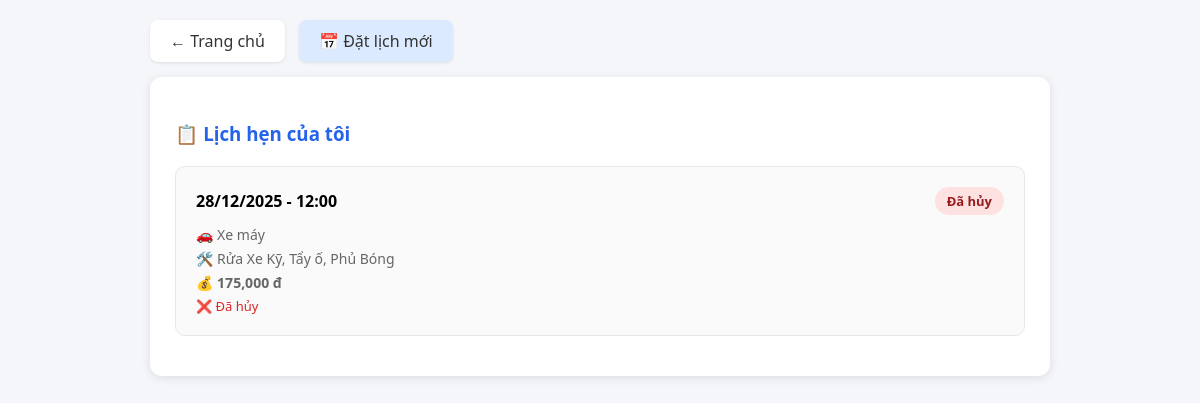
/lichcuatoi.php (signed in), run on the app's committed database.
### tables this page shows
CREATE TABLE IF NOT EXISTS `dat_lich` (
  `MaDatLich` int NOT NULL AUTO_INCREMENT,
  `MaNguoiDung` int NOT NULL,
  `NgayDat` date NOT NULL,
  `GioDat` time NOT NULL,
  `LoaiXe` varchar(50) DEFAULT NULL,
  `GhiChu` text,
  `TongTien` decimal(15,2) DEFAULT '0.00',
  `TrangThai` enum('Mới','Đang xử lý','Đã hoàn thành','Đã hủy') DEFAULT 'Mới',
  `NgayTao` datetime DEFAULT CURRENT_TIMESTAMP,
  `TrangThaiThongBao` tinyint(1) DEFAULT '0',
  PRIMARY KEY (`MaDatLich`),
  KEY `idx_NgayGio` (`NgayDat`,`GioDat`),
  KEY `idx_TrangThai` (`TrangThai`),
  KEY `MaNguoiDung` (`MaNguoiDung`)
);

### lichcuatoi.php (the view, shortened to what this page needs)
<?php
require_once 'database.php';
$username = $_SESSION['TenDangNhap'];
$getUser = $conn->prepare("SELECT MaNguoiDung FROM nguoi_dung WHERE TenDangNhap = ?");
$getUser->bind_param("s", $username);
$getUser->execute();
$user = $getUser->get_result()->fetch_assoc();
$userID = $user['MaNguoiDung'];
$bookings = $conn->prepare("
    SELECT
        dl.MaDatLich, dl.NgayDat, dl.GioDat, dl.LoaiXe, dl.TongTien, dl.TrangThai,
        GROUP_CONCAT(dv.TenDichVu SEPARATOR ', ') AS DichVu,
        TIMESTAMPDIFF(SECOND, NOW(), CONCAT(dl.NgayDat, ' ', dl.GioDat)) AS TimeLeft
    FROM dat_lich dl
    LEFT JOIN chi_tiet_dat_lich ct ON dl.MaDatLich = ct.MaDatLich
    LEFT JOIN dich_vu dv ON ct.MaDichVu = dv.MaDichVu
    WHERE dl.MaNguoiDung = ?
    GROUP BY dl.MaDatLich
    ORDER BY dl.NgayDat DESC, dl.GioDat DESC
    LIMIT 20
");
$bookings->bind_param("i", $userID);
$bookings->execute();
$result = $bookings->get_result();
?>
<!DOCTYPE html>
<html lang="vi">
<head>
</head>
<body>
<div class="container">
    <a href="index.php" class="back-btn">← Trang chủ</a>
    <a href="datlich.php" class="back-btn" style="background:#dbeafe;">📅 Đặt lịch mới</a>
    <div class="card">
        <h3>📋 Lịch hẹn của tôi</h3>
        <?php if ($result->num_rows > 0): ?>
            <?php while ($booking = $result->fetch_assoc()): ?>
            <?php
            $canCancel = ($booking['TrangThai'] == 'Mới' && $booking['TimeLeft'] >= 7200);
            $hoursLeft = floor($booking['TimeLeft'] / 3600);
            $minutesLeft = floor(($booking['TimeLeft'] % 3600) / 60);
            ?>
            <div class="booking-item">
                <div class="booking-header">
                    <div>
                        <strong><?= date('d/m/Y', strtotime($booking['NgayDat'])) ?> - <?= date('H:i', strtotime($booking['GioDat'])) ?></strong>
                    </div>
                    <span class="status-badge badge-<?=
                        $booking['TrangThai']=='Mới'?'new':
                        ($booking['TrangThai']=='Đang xử lý'?'processing':
                        ($booking['TrangThai']=='Đã hoàn thành'?'completed':'cancelled'))
                    ?>">
                        <?= $booking['TrangThai'] ?>
                    </span>
                </div>
                <div class="booking-info">🚗 <?= $booking['LoaiXe'] ?></div>
                <div class="booking-info">🛠️ <?= $booking['DichVu'] ?></div>
                <div class="booking-info">💰 <strong><?= number_format($booking['TongTien']) ?> đ</strong></div>
                <?php if ($booking['TrangThai'] == 'Mới'): ?>
                    <?php if ($booking['TimeLeft'] > 0): ?>
                        <div class="time-left">
                            ⏰ Còn <?= $hoursLeft ?>h <?= $minutesLeft ?>p
                        </div>
                        <?php if ($canCancel): ?>
                            <form method="POST" onsubmit="return confirm('HỦY lịch hẹn này?');" style="display:inline;">
                                <input type="hidden" name="MaDatLich" value="<?= $booking['MaDatLich'] ?>">
                                <button type="submit" name="cancel_booking" class="btn-cancel">
                                    🚫 Hủy lịch
                                </button>
                            </form>
                        <?php else: ?>
                            <div class="warning-text">
                                ⚠️ Hủy trước 2h
                            </div>
                        <?php endif; ?>
                    <?php else: ?>
                        <div class="warning-text">⏱️ Lịch hẹn đã qua</div>
                    <?php endif; ?>
                <?php elseif ($booking['TrangThai'] == 'Đã hủy'): ?>
                    <div class="warning-text">❌ Đã hủy</div>
                <?php endif; ?>
            </div>
            <?php endwhile; ?>
        <?php endif; ?>
    </div>
</div>
</body>
</html>

### lichcuatoi.php (style rules this page uses)
body { background: #f4f6f9; font-family: "Segoe UI", Arial, sans-serif; margin: 0; padding: 20px; }
.container { max-width: 900px; margin: 0 auto; }
.card { background: white; padding: 25px; margin-bottom: 20px; border-radius: 12px; box-shadow: 0 2px 10px rgba(0,0,0,0.1); }
h3 { color: #2563eb; margin-bottom: 20px; }
.back-btn { display: inline-block; padding: 10px 20px; background: white; color: #333; text-decoration: none; border-radius: 8px; margin-bottom: 15px; margin-right: 10px; box-shadow: 0 1px 3px rgba(0,0,0,0.1); }
.booking-item { border: 1px solid #e5e7eb; padding: 20px; margin-bottom: 15px; border-radius: 10px; background: #fafafa; }
.booking-header { display: flex; justify-content: space-between; align-items: center; margin-bottom: 10px; }
.booking-info { font-size: 14px; color: #666; margin: 5px 0; }
.status-badge { padding: 5px 12px; border-radius: 15px; font-size: 13px; font-weight: 600; }
.badge-cancelled { background: #fee2e2; color: #991b1b; }
.warning-text { color: #dc2626; font-size: 13px; margin-top: 5px; }

### data on the page
dat_lich: NgayDat "28/12/2025", GioDat "12:00", TrangThai "Đã hủy", LoaiXe "Xe máy", DichVu "Rửa Xe Kỹ, Tẩy ố, Phủ Bóng", TongTien "175,000", shows "❌ Đã hủy"
